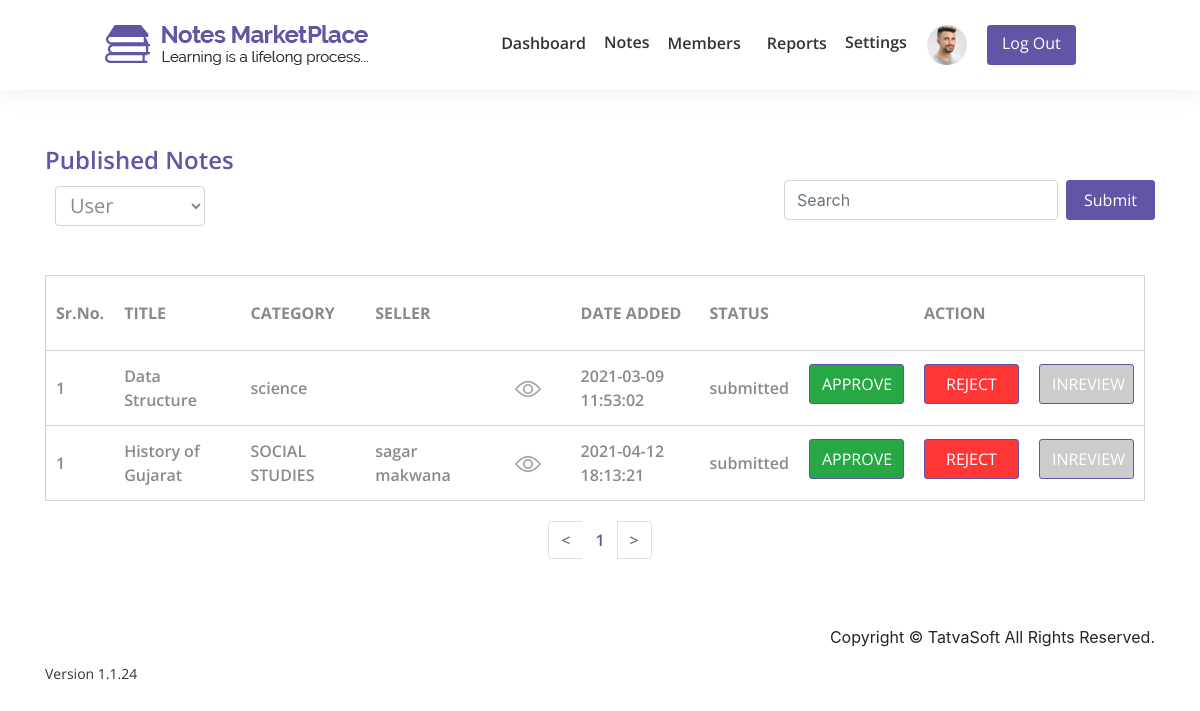
Page /notesmarketplace/admin/notes_under_review.php (signed in) on the committed database.
### tables this page shows
CREATE TABLE `userprofile` (
  `ID` int(11) NOT NULL,
  `UserID` int(11) NOT NULL,
  `DOB` datetime DEFAULT NULL,
  `Gender` int(11) DEFAULT NULL,
  `SecondaryEmailAddress` varchar(100) DEFAULT NULL,
  `PhoneNumber_CountryCode` varchar(5) NOT NULL,
  `PhoneNumber` varchar(20) NOT NULL,
  `ProfilePicture` varchar(500) DEFAULT NULL,
  `AddressLine1` varchar(100) NOT NULL,
  `AddressLine2` varchar(100) NOT NULL,
  `City` varchar(50) NOT NULL,
  `State` varchar(50) NOT NULL,
  `ZipCode` varchar(50) NOT NULL,
  `Country` varchar(50) NOT NULL,
  `University` varchar(100) DEFAULT NULL,
  `College` varchar(100) DEFAULT NULL,
  `CreatedDate` datetime DEFAULT current_timestamp(),
  `CreatedBy` int(11) DEFAULT NULL,
  `ModifiedDate` datetime DEFAULT NULL,
  `ModifiedBy` int(11) DEFAULT NULL
);

CREATE TABLE `sellernotes` (
  `ID` int(11) NOT NULL,
  `SellerID` int(11) NOT NULL,
  `Status` varchar(15) DEFAULT NULL,
  `ActionedBy` int(11) DEFAULT NULL,
  `AdminRemarks` varchar(255) DEFAULT NULL,
  `PublishedDate` datetime DEFAULT NULL,
  `Title` varchar(100) NOT NULL,
  `Category` varchar(30) DEFAULT NULL,
  `DisplayPicture` varchar(500) DEFAULT NULL,
  `FilePath` varchar(100) NOT NULL,
  `NoteType` varchar(20) DEFAULT NULL,
  `NumberofPages` int(11) DEFAULT NULL,
  `Description` varchar(255) NOT NULL,
  `UniversityName` varchar(200) DEFAULT NULL,
  `Country` varchar(50) DEFAULT NULL,
  `Course` varchar(100) DEFAULT NULL,
  `CourseCode` varchar(100) DEFAULT NULL,
  `Professor` varchar(100) DEFAULT NULL,
  `IsPaid` varchar(10) NOT NULL,
  `SellingPrice` decimal(10,0) DEFAULT NULL,
  `NotesPreview` varchar(255) DEFAULT NULL,
  `CreatedDate` datetime DEFAULT current_timestamp(),
  `CreatedBy` int(11) DEFAULT NULL,
  `ModifiedDate` datetime DEFAULT NULL,
  `ModifiedBy` int(11) DEFAULT NULL,
  `IsActive` bit(1) NOT NULL DEFAULT b'1'
);

CREATE TABLE `users` (
  `ID` int(11) NOT NULL,
  `RoleID` int(11) NOT NULL,
  `FirstName` varchar(50) NOT NULL,
  `LastName` varchar(50) NOT NULL,
  `EmailID` varchar(100) NOT NULL,
  `Password` varchar(24) NOT NULL,
  `IsEmailVerified` bit(1) NOT NULL DEFAULT b'0',
  `CreatedDate` datetime DEFAULT current_timestamp(),
  `CreatedBy` int(11) DEFAULT NULL,
  `ModifiedDate` datetime DEFAULT NULL,
  `ModifiedBy` int(11) DEFAULT NULL,
  `IsActive` bit(1) DEFAULT b'1',
  `vkey` varchar(255) DEFAULT ''
);

### notesmarketplace/admin/notes_under_review.php (the view, shortened to what this page needs)
<?php
include"../includes/database.php";
?>
<?php
if(!isset($_SESSION['user_id'])){
?>
<script>
    location.replace('../login.php');
</script>
<?php
}else{
    $user_id = $_SESSION['user_id'];
}
?>
<?php
$admin = "SELECT * FROM userprofile WHERE UserID = $user_id AND ProfilePicture IS NOT NULL";
$admin_info = mysqli_query($connection,$admin);
    $adm = mysqli_fetch_assoc($admin_info);
if(mysqli_num_rows($admin_info) != 0){
    $profile = $adm['ProfilePicture'];
}
?>
<!DOCTYPE html>
<html lang="en">
<head>
    <link rel="stylesheet" href="css/font-awesome/css/font-awesome.min.css">
    <link rel="stylesheet" href="css/bootstrap/bootstrap.min.css">
    <link rel="stylesheet" href="css/dash.css">
    <link rel="stylesheet" href="css/nav.css">
    <link rel="stylesheet" href="css/preloader.css">
</head>
<body>
    <header>
        <div class="container">
            <nav class="navbar navbar-expand-lg navbar-light fixed-top">
                <div class="collapse navbar-collapse " id="navbarTogglerDemo01">
                    <div class="container">
                        <a class="navbar-brand float-left" href="#"><img src="../img/logo.png" class="img-fluid"></a>
                        <ul class="navbar-nav mr-auto mt-2 mt-lg-0 ml-auto">
                            <li class="nav-item"><a class="nav-link" href="<?php if(isset($user_id)){ echo 'dashboard.php?user_id='.$user_id;}else {echo 'dashboard.php';}?>">Dashboard</a></li>
                            <li class="nav-item note-dropdown">
                                <div class="dropdown show">
                                    <a class="note-dropdown" href="#" role="" id="dropdownMenuLink" data-toggle="dropdown" aria-haspopup="true" aria-expanded="false">
                                        Notes
                                    </a>
                                </div>
                            </li>
                            <li class="nav-item"><a class="nav-link" href="members.php">Members</a> </li>
                            <li class="nav-item"><a class="nav-link" href="spam_reports.php">Reports</a></li>
                             <li class="nav-item note-dropdown">
                             <div class="dropdown show">
                                    <a class="note-dropdown" href="#" role="" id="dropdownMenuLink" data-toggle="dropdown" aria-haspopup="true" aria-expanded="false" >
                                      Settings
                                    </a>
                                </div>
                            </li>
                            <li class="nav-item ">
                                <div class="dropdown show">
                                    <a class="" href="#" role="" id="dropdownMenu" data-toggle="dropdown" aria-haspopup="true" aria-expanded="false">
                                        <?php
                                       if(isset($profile)){
                                           ?>
                                        <img class="profile" src="<?php if(isset($profile)){ echo $profile; }?>" alt="">
                                        <?php
                                       }else{
                                          ?>
                                        <img class="profile" src="../img/images/user-l.jpg" alt="">
                                        <?php } ?>
                                    </a>
                                </div>
                            </li>
                            <li class="nav-item"><a class="btn btn-primary" href="../logout.php" role="button">Log Out</a></li>
                        </ul>
                    </div>
                </div>
            </nav>
        </div>
    </header>
    <section id="progress-notes">
        <div class="content-box-lg">
            <div class="container">
                <div class="table-title row">
                    <div class="col-6">
                        <p>Published Notes</p>
                        <select id="month" class="form-control" name="month">
                            <option selected>User</option>
                        </select>
                    </div>
                    <div class="col-6">
                        <form class="form-inline" method="post">
                            <input type="text" class="form-control mb-2 mr-sm-2" id="inlineFormInputName2" placeholder="Search" name="search">
                            <button type="submit" class="btn btn-primary mb-2" name="submit">Submit</button>
                        </form>
                    </div>
                </div>
                <div class="table-responsive">
                    <table class="progres">
                        <tr>
                            <th>Sr.No.</th>
                            <th>TITLE</th>
                            <th>CATEGORY</th>
                            <th>SELLER</th>
                            <th></th>
                            <th>DATE ADDED</th>
                            <th> STATUS</th>
                            <th></th>
                            <th>ACTION</th>
                            <th></th>
                        </tr>
                        <?php
                         if(isset($_GET['page'])){
                            $page = $_GET['page'];
                            $page =mysqli_real_escape_string($connection,$page);
                            $page = htmlentities($page);
                            }
                            else{
                                $page = 1;
                            }
                            $num_per_page = 5;
                            $start_from = ($page-1) * $num_per_page;
                             if(isset($_POST['submit'])){
                                $search = $_POST['search'];
                                 $query = "SELECT * FROM sellernotes WHERE Status = 'submitted' AND Title LIKE '{$search}%' OR Category LIKE '{$search}%' ";
                             }
                            else{
                            $query = "SELECT * FROM sellernotes WHERE Status = 'submitted' ";
                            }
                    $published_notes = mysqli_query($connection,$query);
                          $total_records = mysqli_num_rows($published_notes);
                         $total_pages = ceil($total_records / $num_per_page);
                        $i=1;
                        $srno = 1;
                        while($row = mysqli_fetch_assoc($published_notes)){
                            $seller = $row['SellerID'];
                            $title = $row['Title'];
                            $status = $row['Status'];
                            $cat = $row['Category'];
                            $u_query = "SELECT * FROM users WHERE ID = $seller";
                             $user_query = mysqli_query($connection,$u_query);
                            if(mysqli_num_rows($user_query)!== 0){
                               $user = mysqli_fetch_assoc($user_query);
                                $publisher = $user['FirstName'].' '.$user['LastName'];
                            }
                            $publish_date = $row['CreatedDate'];
                            if($start_from<$i){
                    ?>
                        <tr>
                            <td><?php echo $srno; ?></td>
                            <td><?php echo $title; ?></td>
                            <td><?php echo $cat; ?></td>
                            <td><?php echo  $publisher; ?></td>
                            <td>
                                <a class="" href="">
                                    <div class="dots">
                                        <img src="../img/images/eye.png">
                                    </div>
                                </a>
                            </td>
                            <td><?php echo $publish_date; ?></td>
                            <td><?php echo $status; ?></td>
                            <td>
                                <button type="" id="approve" class="btn btn-primary mb-2 t-button" name="submit" data-toggle="modal" data-target="#exampleModal2" >APPROVE</button>
                            </td>
                            <td>
                                <button type="" id="reject" class="btn btn-primary mb-2 t-button" name="" data-toggle="modal" data-target="#exampleModal1">REJECT</button>
                            </td>
                            <td>
                                <button type="submit" id="inreview" class="btn btn-primary mb-2 t-button" name="submit" data-toggle="modal" data-target="#exampleModal3">INREVIEW</button>
                            </td>
                        </tr>
                        <?php
                        }
                             $i++;
                        }
                    ?>
                    </table>
                </div>
                <nav aria-label="Page navigation example" id="pagination" style="margin-top : 20px;">
                    <ul class="pagination d-flex justify-content-center">
                        <li class="page-item  <?php if($page == 1){ echo 'disabled'; }?>">
                            <a class="page-link" href="dashboard.php?page=<?php echo $page-1; ?>" aria-label="Previous">
                                <span aria-hidden="true">&#60;</span>
                            </a>
                        </li>
                        <?php
                            for($i=1;$i<=$total_pages;$i++){
                        ?>
                        <li class="page-item">
                            <a class="page-link <?php if($page == $i) { echo 'active'; }?>" href="dashboard.php?page=<?php echo $i ; ?>"><?php echo $i ;?></a>
                        </li>
                        <?php
                            }
                        ?>
                        <li class="page-item <?php if($page == $total_pages){ echo 'disabled'; }?>">
                            <a class="page-link" href="dashboard.php?page=<?php echo $page-1; ?>" aria-label="Next">
                                <span aria-hidden="true">&#62;</span>
                            </a>
                        </li>
                    </ul>
                </nav>
            </div>
        </div>
    </section>
    <footer>
        <div class="container">
            <div class="row">
                <div class="col-md-6 col-sm-8 foot-text text-left">
                    <p>Version 1.1.24</p>
                </div>
                <div class="col-md-6 col-sm-4 foot-icon col-sm-4 text-right">
                    <p>Copyright &copy; TatvaSoft All Rights Reserved.</p>
                </div>
            </div>
        </div>
    </footer>
</body>
</html>

### notesmarketplace/admin/css/dash.css (style rules this page uses)
.form-inline { float: right; }
.form-control { border: 1px solid #d1d1d1; }
.profile { padding: 0px 10px; }
.content-box-lg { padding: 50px 0; }
a { color: #333333; font-family: "Open Sans"; font-size: 16px; font-weight: 600; line-height: 20px; }
.btn-primary { color: #fff; background-color: #6255a5; border-color: #6255a5; width: 89px; border-radius: 3px; font-family: "Open Sans"; font-size: 16px; line-height: 22px; }
.progres { margin-top: 40px; border: 1px solid #d1d1d1; width: 1100px; }
.progres tr { border: 1px solid #d1d1d1; height: 75px; font-family: "Open Sans"; font-weight: 600; font-size: 16px; color: #8a8a8a; }
.progres th,td { padding: 5px 10px; }
.table-title p { position: absolute; font-family: "Open Sans"; font-weight: 600; font-size: 24px; color: #6255a5; line-height: 20px; }
#month { width: 150px; height: 35px; font-family: "Open Sans"; font-weight: 400; font-size: 20px; color: #8a8a8a; padding: 5px 10px; margin-left: 10px; }
.pagination > li > a, .pagination > li > span { border: 1px solid white; color: #6255a5; }

### notesmarketplace/admin/css/nav.css (style rules this page uses)
.profile { padding: 0px 10px; }
.content-box-lg { padding: 50px 0; }
.note-dropdown { padding-top: 5px; }
.collapse { padding: 10px 0; }
.nav-item { padding-right: 5px; padding-left: 5px; }
.navbar-light .navbar-nav .nav-link { color: #333333; font-family: "Open Sans"; font-size: 16px; font-weight: 600; line-height: 20px; }
.nav-item img { height: 40px; width: 60px; }
.navbar { padding: 10px 0 10px 0; background-color: white; padding-left: 90px; box-shadow: 0px 0px 30px 0px rgba(0, 0, 0, 0.08); }
a { color: #333333; font-family: "Open Sans"; font-size: 16px; font-weight: 600; line-height: 20px; }
.dots img { padding:0 20px; }

### notesmarketplace/admin/notes_under_review.php (style rules this page uses)
#month { margin-bottom: 9px; }
.form-control, .btn, #month { height: 40px; }
#progress-notes { margin-top: 100px; }
.col-6 p { position: relative; }
.form-inline { margin-top: 30px; }
.t-button { width: 95px; }
#reject { background-color: #ff3636; }
#approve { background-color: #28a745; }
#inreview { background-color: #cccccc; }
.foot-text p { margin: 40px 0; font-family: 'Open Sans', sans-serif; font-size: 14px; font-weight: 400; line-height: 18px; color: #333333; }

### rows in the picture
userprofile: ProfilePicture (picture)
sellernotes: Title "Data Structure", Category "science", CreatedDate "2021-03-09 11:53:02", Status "submitted"
sellernotes: Title "History of Gujarat", Category "SOCIAL STUDIES", users.FirstName+LastName "sagar makwana", CreatedDate "2021-04-12 18:13:21", Status "submitted"
